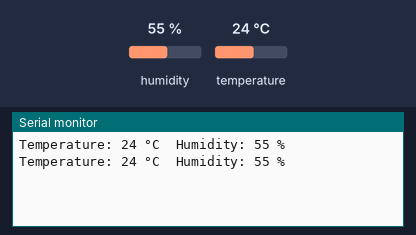
Simulated run of this sketch. Board: Arduino Uno, built with avr-gcc and run on an emulated ATmega328P. On the bench: the last lines printed to the serial monitor. The inputs (shaded band) are chosen by the test bench; at power-on: humidity 55 %, temperature 24 °C.

Above: at 1.3 s.
1.4 s: humidity set to 22 %
At 2.0 s:
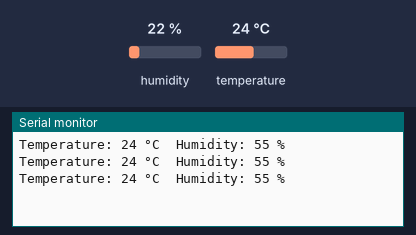
2.9 s: temperature set to 12 °C
At 3.6 s:
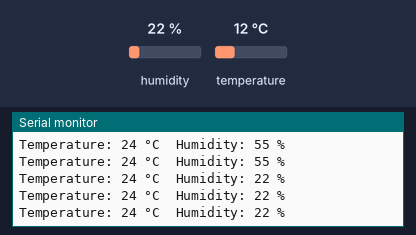
4.4 s: humidity set to 40 %
At 5.1 s:
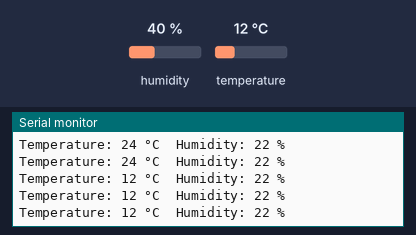
Timing chart, 0 to 7.4 s (numbered marks = the images above; inputs shaded):
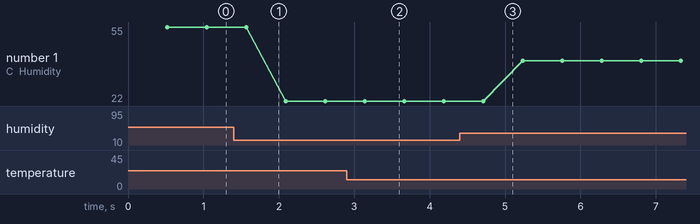

Measured:
- plotted number 1: 55 → 22 after the input at 1.4 s, 22 → 40 after the input at 4.4 s

The sketch:

main.ino
```cpp
// Include the DHT11 library to easily communicate with the sensor
#include <DHT11.h>

int SENSOR_PIN = 2; // Define the pin where the DHT11 sensor is connected
// Create a DHT11 sensor object and specify the digital pin it is connected to (here, pin 2)
DHT11 dht11(SENSOR_PIN);

void setup() {
    // Begin serial communication so we can see output on the Serial Monitor
    // The value 9600 is the baud rate (speed of communication)
    Serial.begin(9600);
}

void loop() {
    // Variables to store the temperature (in °C) and humidity (in %)
    int temperature = 0;
    int humidity = 0;

    // Try reading data from the DHT11 sensor.
    // The sensor will update the temperature and humidity variables.
    // The result will tell us if the reading was successful or if there was an error.
    int result = dht11.readTemperatureHumidity(temperature, humidity);

    // Check if the sensor reading was successful
    if (result == 0) {
        // If result is 0, it means the data was read correctly.
        // Now we print the values to the Serial Monitor.
        Serial.print("Temperature: ");
        Serial.print(temperature);
        Serial.print(" °C\tHumidity: ");
        Serial.print(humidity);
        Serial.println(" %");
    } else {
        // If the result is not 0, it means an error occurred while reading the sensor.
        // This line will print a human-readable error message to help debug.
        Serial.println(DHT11::getErrorString(result));
    }

    // Optional: Add a small delay to avoid reading the sensor too quickly (can be added if needed)
    // delay(1000); // Delay for 1 second
}
```
